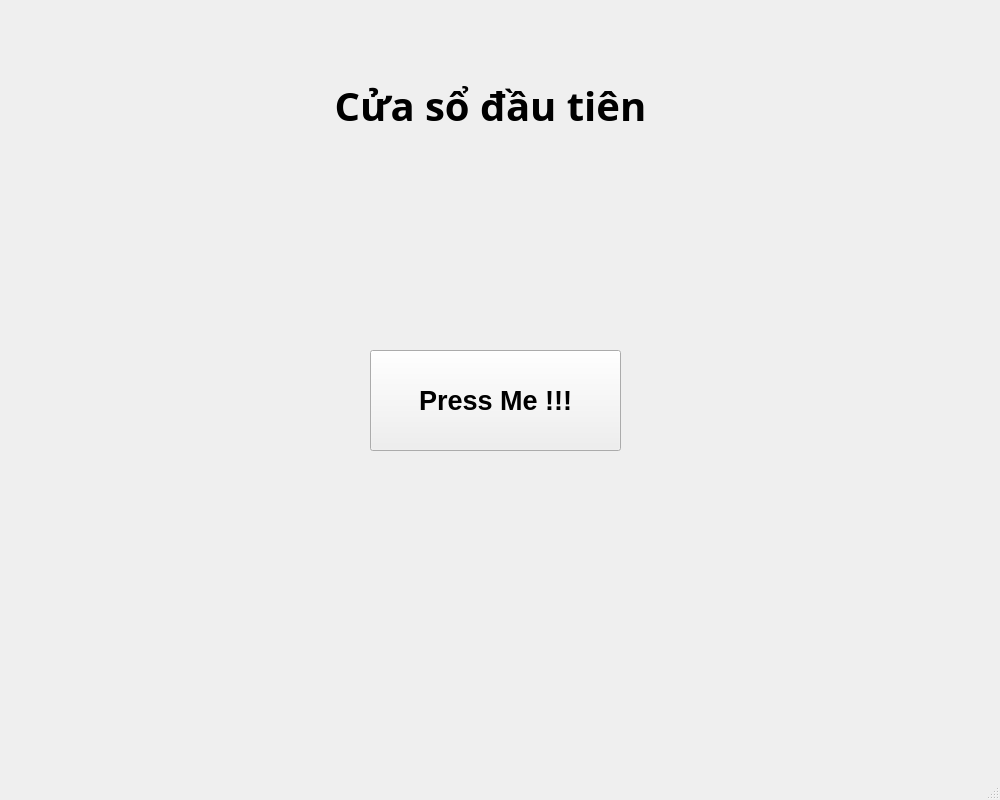
<?xml version="1.0" encoding="UTF-8"?>
<ui version="4.0">
 <class>MainWindow</class>
 <widget class="QMainWindow" name="MainWindow">
  <property name="geometry">
   <rect>
    <x>0</x>
    <y>0</y>
    <width>1000</width>
    <height>800</height>
   </rect>
  </property>
  <property name="windowTitle">
   <string>MainWindow</string>
  </property>
  <widget class="QWidget" name="centralwidget">
   <widget class="QLabel" name="label">
    <property name="geometry">
     <rect>
      <x>200</x>
      <y>30</y>
      <width>581</width>
      <height>151</height>
     </rect>
    </property>
    <property name="font">
     <font>
      <family>Nunito Sans</family>
      <pointsize>30</pointsize>
      <weight>75</weight>
      <bold>true</bold>
     </font>
    </property>
    <property name="text">
     <string>Cửa sổ đầu tiên</string>
    </property>
    <property name="alignment">
     <set>Qt::AlignCenter</set>
    </property>
   </widget>
   <widget class="QPushButton" name="pushButton">
    <property name="geometry">
     <rect>
      <x>370</x>
      <y>350</y>
      <width>251</width>
      <height>101</height>
     </rect>
    </property>
    <property name="font">
     <font>
      <pointsize>20</pointsize>
      <weight>75</weight>
      <bold>true</bold>
     </font>
    </property>
    <property name="autoFillBackground">
     <bool>false</bool>
    </property>
    <property name="text">
     <string>Press Me !!!</string>
    </property>
   </widget>
  </widget>
  <widget class="QMenuBar" name="menubar">
   <property name="geometry">
    <rect>
     <x>0</x>
     <y>0</y>
     <width>1000</width>
     <height>21</height>
    </rect>
   </property>
  </widget>
  <widget class="QStatusBar" name="statusbar"/>
 </widget>
 <resources/>
 <connections/>
</ui>
